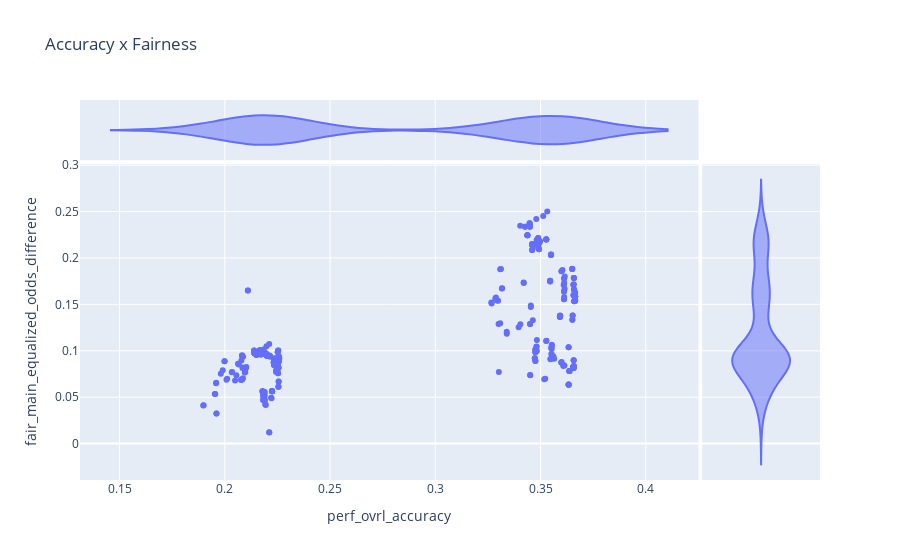

The code cell stored with this chart in its notebook:
### Code cell
px.scatter(
    df_agg,
    x="perf_ovrl_accuracy",
    y=main_fairness_metric,
    marginal_x="violin",
    marginal_y= "violin",
    hover_data=cols_settings,
    title="Accuracy x Fairness"
)

### Figure 1 — Plotly figure (JSON) as saved in the notebook; plotly's stock layout.template omitted (floating-point values rounded to 4 significant figures; data arrays with more than 128 entries replaced by an {"elided": "..."} marker saying what was removed)
{"data": [{"customdata": {"elided": "400x7 str values"}, "hovertemplate": "perf_ovrl_accuracy=%{x}<br>fair_main_equalized_odds_difference=%{y}<br>sett_cutoff=%{customdata[0]}<br>sett_eval_fairness_grouping=%{customdata[1]}<br>sett_exclude_features=%{customdata[2]}<br>sett_exclude_subgroups=%{customdata[3]}<br>sett_model=%{customdata[4]}<br>sett_scale=%{customdata[5]}<br>sett_training_size=%{customdata[6]}<extra></extra>", "legendgroup": "", "marker": {"color": "#636efa", "symbol": "circle"}, "mode": "markers", "name": "", "orientation": "v", "showlegend": false, "type": "scatter", "x": {"elided": "400 float values"}, "xaxis": "x", "y": {"elided": "400 float values"}, "yaxis": "y"}, {"alignmentgroup": "True", "customdata": {"elided": "400x7 str values"}, "hovertemplate": "perf_ovrl_accuracy=%{x}<br>sett_cutoff=%{customdata[0]}<br>sett_eval_fairness_grouping=%{customdata[1]}<br>sett_exclude_features=%{customdata[2]}<br>sett_exclude_subgroups=%{customdata[3]}<br>sett_model=%{customdata[4]}<br>sett_scale=%{customdata[5]}<br>sett_training_size=%{customdata[6]}<extra></extra>", "legendgroup": "", "marker": {"color": "#636efa", "symbol": "circle"}, "name": "", "offsetgroup": "", "scalegroup": "x", "showlegend": false, "type": "violin", "x": {"elided": "400 float values"}, "xaxis": "x3", "yaxis": "y3"}, {"alignmentgroup": "True", "customdata": {"elided": "400x7 str values"}, "hovertemplate": "fair_main_equalized_odds_difference=%{y}<br>sett_cutoff=%{customdata[0]}<br>sett_eval_fairness_grouping=%{customdata[1]}<br>sett_exclude_features=%{customdata[2]}<br>sett_exclude_subgroups=%{customdata[3]}<br>sett_model=%{customdata[4]}<br>sett_scale=%{customdata[5]}<br>sett_training_size=%{customdata[6]}<extra></extra>", "legendgroup": "", "marker": {"color": "#636efa", "symbol": "circle"}, "name": "", "offsetgroup": "", "scalegroup": "y", "showlegend": false, "type": "violin", "xaxis": "x2", "y": {"elided": "400 float values"}, "yaxis": "y2"}], "layout": {"legend": {"tracegroupgap": 0}, "title": {"text": "Accuracy x Fairness"}, "xaxis": {"anchor": "y", "domain": [0, 0.8358], "title": {"text": "perf_ovrl_accuracy"}}, "xaxis2": {"anchor": "y2", "domain": [0.8408, 1], "matches": "x2", "showgrid": false, "showline": false, "showticklabels": false, "ticks": ""}, "xaxis3": {"anchor": "y3", "domain": [0, 0.8358], "matches": "x", "showgrid": true, "showticklabels": false}, "xaxis4": {"anchor": "y4", "domain": [0.8408, 1], "matches": "x2", "showgrid": false, "showline": false, "showticklabels": false, "ticks": ""}, "yaxis": {"anchor": "x", "domain": [0, 0.8316], "title": {"text": "fair_main_equalized_odds_difference"}}, "yaxis2": {"anchor": "x2", "domain": [0, 0.8316], "matches": "y", "showgrid": true, "showticklabels": false}, "yaxis3": {"anchor": "x3", "domain": [0.8416, 1], "matches": "y3", "showgrid": false, "showline": false, "showticklabels": false, "ticks": ""}, "yaxis4": {"anchor": "x4", "domain": [0.8416, 1], "matches": "y3", "showgrid": true, "showline": false, "showticklabels": false, "ticks": ""}}}
